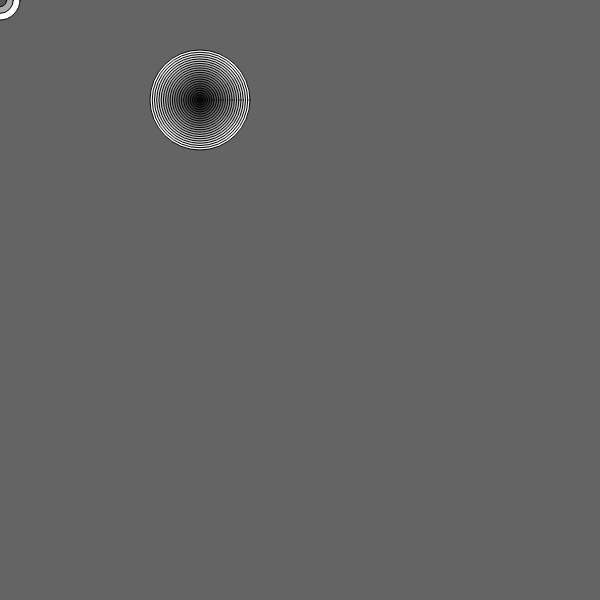
Frame 1 (no input)
Frame 60 (no input): identical to frame 1, image omitted
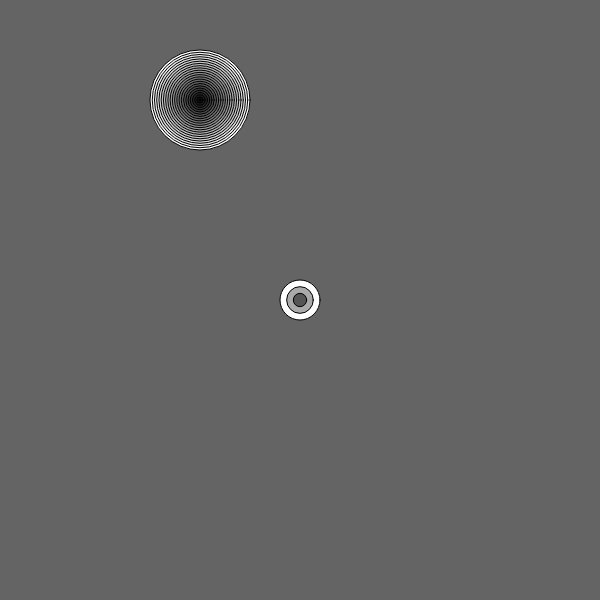
Frame 120 (the mouse pressed at the canvas centre since frame 60)

The p5.js sketch that drew these frames (run headless with seeded random() and noise() and a simulated clock; from frame 60 on, the mouse is pressed at the canvas centre):

// p5.js sketch
// ── sketch.js
function setup() {
  createCanvas(600, 600);
}

function draw() {
  background(100);
  var x1 = 200;
  var y1 = 100;
  var x2 = mouseX;
  var y2 = mouseY;
  var targetDist = distance(x1, y1, x2, y2);
  drawTarget(x1, y1, 100, targetDist /10);
  drawTarget(x2, y2, 40, 3);
}

function distance(xpos1, ypos1, xpos2, ypos2) {
  var dx = xpos1 - xpos2;
  var dy = ypos1 - ypos2;
  var dist = Math.sqrt(dx*dx + dy*dy);
  return dist;
}

function f(x) {
  var y = x;
  return y;
}

function drawTarget(x, y, size, numOfCircles) {
  var circleSize = size;
  for (var i = 0; i < numOfCircles; i++) {
    var step = (numOfCircles-i)/numOfCircles;
    fill(255 * step);
    var size = circleSize * step;
    ellipse(x, y, size, size);
  }
}
